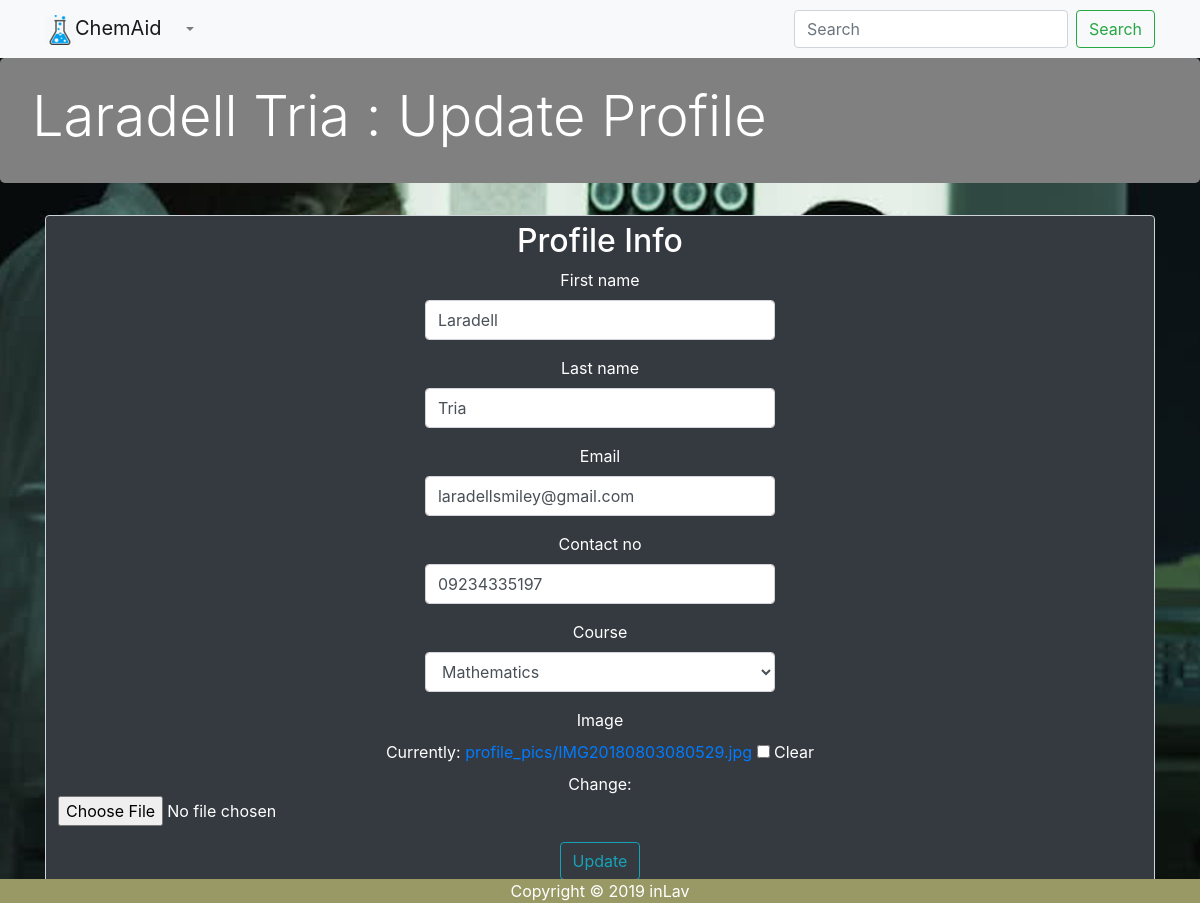
/ChemAid/profile/update/ (signed in), run on the app's committed database.
### Users/models.py (models this page shows, shortened)
class User(AbstractBaseUser):
    email = models.EmailField(
        verbose_name='email address',
        max_length=255,
        unique=True,
    )
    YEAR_IN_SCHOOL_CHOICES = (
        ('Freshman', 'Freshman'),
        ('Sophomore', 'Sophomore'),
        ('Junior', 'Junior'),
        ('Senior', 'Senior'),
        ('Graduate', 'Graduate'),
    )
    COURSE_CHOICES = (
        ('Biology', 'Biology'),
        ('Computer Science', 'Computer Science'),
        ('Mathematics', 'Mathematics'),
        ('Political Science', 'Political Science'),
        ('Psychology', 'Psychology'),
        ('Communications', 'Communications'),
        ('Fine Arts', 'Fine Arts'),
        ('Management', 'Management'),
    )
    first_name = models.CharField(max_length=100, blank = True, null=True)
    last_name = models.CharField(max_length=100, blank = True, null=True)
    student_number = models.CharField(max_length=20, blank = True, null=True)
    contact_no = models.CharField(max_length=11, blank = True, null=True)
    course = models.CharField(max_length=100, choices=COURSE_CHOICES)
    year_lvl = models.CharField(max_length=20, choices=YEAR_IN_SCHOOL_CHOICES)
    active = models.BooleanField(default=True)
    staff = models.BooleanField(default=False) # a admin user; non super-user
    admin = models.BooleanField(null=True) # a superuser
    USERNAME_FIELD = 'email'
    REQUIRED_FIELDS = ['first_name', 'last_name', 'student_number', 'contact_no', 'course', 'year_lvl'] # Email & Password are required by default.
    @property
    def is_active(self):
        return self.active
    objects = UserManager()

class Profile(models.Model):
    user = models.OneToOneField(User, on_delete=models.CASCADE)
    image = models.ImageField(default = 'default.jpg', upload_to = 'profile_pics')
    student_number = models.CharField(max_length=30, null = True)

### Users/views.py (the view)
# urls.py: path('ChemAid/profile/update/', user_views.updateProfile, name='updateProfile'),
@login_required
def updateProfile(request):
    if request.method == 'POST':
        u_form = UserUpdateForm(request.POST, instance=request.user)
        p_form = ProfileUpdateForm(request.POST,
                                   request.FILES,
                                   instance=request.user.profile)
        if u_form.is_valid() and p_form.is_valid():
            u_form.save()
            p_form.save()
            messages.success(request, f'Your account has been updated!')
            return redirect('profile')
    else:
        u_form = UserUpdateForm(instance=request.user)
        p_form = ProfileUpdateForm(instance=request.user.profile)
    context = {
        'u_form': u_form,
        'p_form': p_form
    }
    return render(request, 'updateProfile.html', context)

### Users/forms.py
class ProfileUpdateForm(forms.ModelForm):
    image= forms.ImageField(required=False)
    class Meta:
        model = User
        fields = ['image']

### Users/templates/updateProfile.html (shortened to what this page needs)
{% extends 'student_base.html' %}
{% block content %}
<div class="jumbotron">
		<h1 class="display-4"> {{ user.first_name }} {{ user.last_name }} : Update Profile </h1>
	</div>
	{% load crispy_forms_tags %}
	<div class="container">
        <center>
	<form method="POST" enctype="multipart/form-data">
            <fieldset class="form-control text-align:center bg-dark text-white" >
            	<h2>Profile Info</h2>
                 <div class="col-10">
                    {{ u_form|crispy }}
                 </div>
                    {{ p_form|crispy }}
            <div class="form-group">
               <button class="btn btn-outline-info" type="submit">Update</button>
            </div>
            </fieldset>
      </form>
      </center>
{% endblock %}

### Users/templates/student_base.html (style rules this page uses)
body { background-image: url("/static/science.v3.jpg"); background-position: center; background-repeat: no-repeat; background-size: cover; min-height: 768px; position: relative; }
.jumbotron { background-color: grey; color:white; }
.jumbotron { background-color: grey; color:white; padding-top: 25px; padding-bottom: 25px; }

### data on the page
User: first_name "Laradell", last_name "Tria", email "laradellsmiley@gmail.com", contact_no "09234335197", course "Mathematics"
